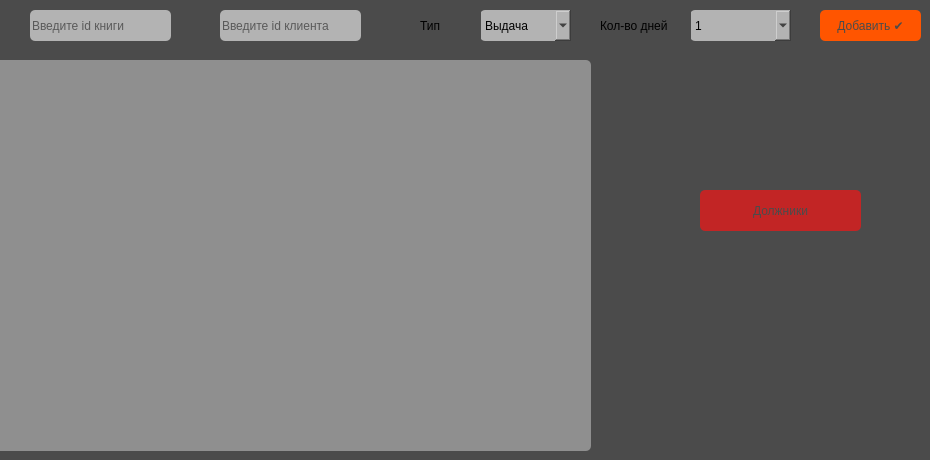
    <widget class="QWidget" name="tab">
     <property name="styleSheet">
      <string notr="true">background-color: rgb(85, 0, 255);
background-color: rgb(75, 75, 75);
background-color: rgb(150, 50, 0);
background-color: rgb(150, 50, 0);
background-color: rgb(170, 0, 0);
background-color: rgb(170, 0, 0);
background-color: rgb(75, 75, 75);</string>
     </property>
     <attribute name="title">
      <string>операция</string>
     </attribute>
     <widget class="QPushButton" name="btn_record_oper">
      <property name="geometry">
       <rect>
        <x>820</x>
        <y>10</y>
        <width>101</width>
        <height>31</height>
       </rect>
      </property>
      <property name="styleSheet">
       <string notr="true">background-color: rgb(255, 85, 0);
color: rgb(75, 75, 75);
font: 9pt &quot;Segoe UI&quot;;
border-radius: 5px;</string>
      </property>
      <property name="text">
       <string>Добавить ✔️</string>
      </property>
     </widget>
     <widget class="QLineEdit" name="ledit_id_book">
      <property name="geometry">
       <rect>
        <x>30</x>
        <y>10</y>
        <width>141</width>
        <height>31</height>
       </rect>
      </property>
      <property name="styleSheet">
       <string notr="true">alternate-background-color: rgb(85, 170, 255);
background-color: rgb(179, 179, 179);
border-radius: 5px;</string>
      </property>
      <property name="placeholderText">
       <string>Введите id книги</string>
      </property>
     </widget>
     <widget class="QComboBox" name="operation_cmb_box">
      <property name="geometry">
       <rect>
        <x>480</x>
        <y>10</y>
        <width>91</width>
        <height>31</height>
       </rect>
      </property>
      <property name="styleSheet">
       <string notr="true">background-color: rgb(179, 179, 179);
border-radius: 5px;</string>
      </property>
      <item>
       <property name="text">
        <string>Выдача</string>
       </property>
      </item>
      <item>
       <property name="text">
        <string>Возврат</string>
       </property>
      </item>
     </widget>
     <widget class="QComboBox" name="days_cmb_box">
      <property name="geometry">
       <rect>
        <x>690</x>
        <y>10</y>
        <width>101</width>
        <height>31</height>
       </rect>
      </property>
      <property name="styleSheet">
       <string notr="true">background-color: rgb(179, 179, 179);
border-radius: 5px;</string>
      </property>
      <item>
       <property name="text">
        <string>1</string>
       </property>
      </item>
      <item>
       <property name="text">
        <string>2</string>
       </property>
      </item>
      <item>
       <property name="text">
        <string>3</string>
       </property>
      </item>
      <item>
       <property name="text">
        <string>4</string>
       </property>
      </item>
      <item>
       <property name="text">
        <string>5</string>
       </property>
      </item>
      <item>
       <property name="text">
        <string>6</string>
       </property>
      </item>
      <item>
       <property name="text">
        <string>7</string>
       </property>
      </item>
      <item>
       <property name="text">
        <string>8</string>
       </property>
      </item>
      <item>
       <property name="text">
        <string>9</string>
       </property>
      </item>
      <item>
       <property name="text">
        <string>10</string>
       </property>
      </item>
      <item>
       <property name="text">
        <string>11</string>
       </property>
      </item>
      <item>
       <property name="text">
        <string>12</string>
       </property>
      </item>
      <item>
       <property name="text">
        <string>13</string>
       </property>
      </item>
      <item>
       <property name="text">
        <string>14</string>
       </property>
      </item>
     </widget>
     <widget class="QLabel" name="label_2">
      <property name="geometry">
       <rect>
        <x>420</x>
        <y>10</y>
        <width>61</width>
        <height>31</height>
       </rect>
      </property>
      <property name="styleSheet">
       <string notr="true">font: 9pt &quot;Segoe UI&quot;;</string>
      </property>
      <property name="text">
       <string>Тип</string>
      </property>
     </widget>
     <widget class="QLabel" name="label_3">
      <property name="geometry">
       <rect>
        <x>600</x>
        <y>10</y>
        <width>91</width>
        <height>31</height>
       </rect>
      </property>
      <property name="styleSheet">
       <string notr="true">font: 9pt &quot;Segoe UI&quot;;</string>
      </property>
      <property name="text">
       <string>Кол-во дней</string>
      </property>
     </widget>
     <widget class="QLineEdit" name="ledit_name_client">
      <property name="geometry">
       <rect>
        <x>220</x>
        <y>10</y>
        <width>141</width>
        <height>31</height>
       </rect>
      </property>
      <property name="styleSheet">
       <string notr="true">background-color: rgb(179, 179,179);
border-radius: 5px;</string>
      </property>
      <property name="text">
       <string/>
      </property>
      <property name="placeholderText">
       <string>Введите id клиента</string>
      </property>
     </widget>
     <widget class="QPushButton" name="btn_debtors">
      <property name="geometry">
       <rect>
        <x>700</x>
        <y>190</y>
        <width>161</width>
        <height>41</height>
       </rect>
      </property>
      <property name="styleSheet">
       <string notr="true">background-color: rgb(194, 37, 37);
color: rgb(75, 75, 75);
font: 13pt &quot;Segoe UI&quot;;
border-radius: 5px;</string>
      </property>
      <property name="text">
       <string>Должники</string>
      </property>
     </widget>
     <widget class="QTableView" name="tbl_view_operations">
      <property name="geometry">
       <rect>
        <x>-10</x>
        <y>60</y>
        <width>601</width>
        <height>391</height>
       </rect>
      </property>
      <property name="styleSheet">
       <string notr="true">background-color: rgb(143, 143, 143);
border-radius: 5px;</string>
      </property>
     </widget>
    </widget>
